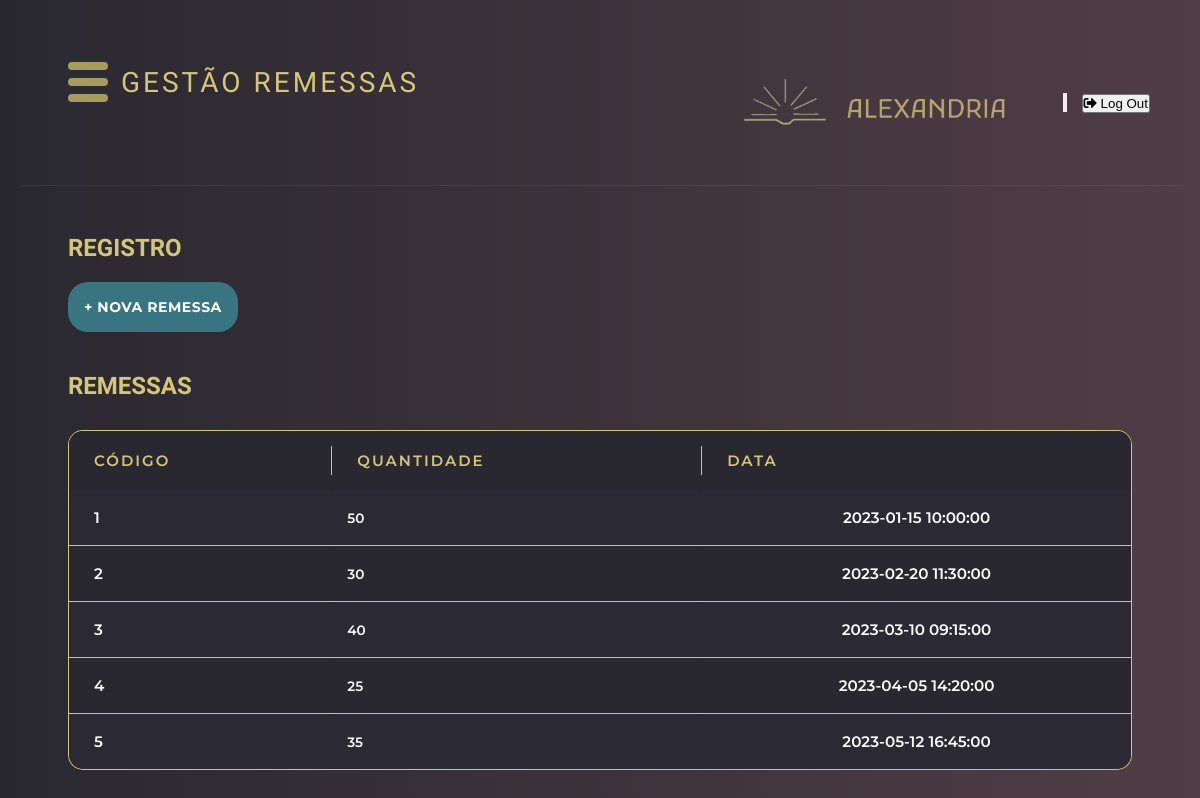
Page /template/gestao/remessa-gestao.php on the committed database.
### tables this page shows
CREATE TABLE REMESSA (
 pk_rem INT PRIMARY KEY auto_increment, 
 rem_data TIMESTAMP DEFAULT CURRENT_TIMESTAMP,
 rem_qtd INT not null,
 fk_forn INT not null,
 fk_liv INT not null,
 fk_user INT not null,
 FOREIGN KEY(fk_forn) references FORNECEDOR(pk_forn) on delete restrict on update cascade,
 FOREIGN KEY(fk_liv) references LIVRO(pk_liv) on delete restrict on update cascade,
 FOREIGN KEY(fk_user) references USUARIO(pk_user) on delete restrict on update cascade
);

### geral.php (called while the page is built, shortened)
<?php
function conectaBd() {
    $conexao = conectarBanco();
    return $conexao;
}
function listar($tabela) {
    $conexao = conectaBd();
    $stmt = $conexao->prepare("SELECT * FROM $tabela");
    $stmt->execute();
    $variavel = $stmt->fetchAll();
    return $variavel;
}
?>

### template/gestao/remessa-gestao.php (the view, shortened to what this page needs)
<?php
require_once "../../geral.php";
$remessas = listar('remessa');
include '../header.php';
?>
<main class="main-content">
    <div class="titulo">
        <h2>REGISTRO</h2>
    </div>
    <div class="top-section">
        <div class="actions-section">
            <a href="remessa-cadastro.php" class="action-btn">
                <span class="plus-icon">+ NOVA REMESSA</span>
            </a>
        </div>
    </div>
    <div class = "titulo">
        <h2>Remessas</h2>
    </div>
    <div class='titleliv'>
        <div class="tabela">
            <div class="tisch">
                <table>
                    <tr>
                        <th>Código</th>
                        <th>Quantidade</th>
                        <th>Data</th>
                    </tr>
                    <?php foreach ($remessas as $remessa): ?>
                        <tr>
                            <td><?= htmlspecialchars($remessa['pk_rem']) ?></td>
                            <td><?= htmlspecialchars($remessa["rem_qtd"]) ?></td>
                            <td><?= htmlspecialchars($remessa["rem_data"]) ?></td>
                        </tr>
                    <?php endforeach; ?>
                </table>
            </div>
        </div>
    </div>
</main>
</body>
</html>

### static/css/header.css (style rules this page uses)
:root { --cor-primaria: rgb(41, 40, 48); --cor-secundaria: rgb(81, 61, 70); --cor-titulo-1: #FFEE87CC; --cor-titulo-2: #C4E9EC99; --cor-titulo-2-contraste: #23767E; --cor-titulo-2-contraste-60: #23767E99; --cor-texto: #FFF; }
* { margin: 0; padding: 0; box-sizing: border-box; }
body { background: linear-gradient(to right, var(--cor-primaria), var(--cor-secundaria)); min-height: 100vh; font-family: 'Montserrat', sans-serif; color: var(--cor-titulo-1); overflow-x: hidden; }
h1, h2, h3 { font-family: 'Krona One', 'sans-serif'; }

### static/css/geral.css (style rules this page uses)
:root { --cor-primaria: rgb(41, 40, 48); --cor-secundaria: rgb(81, 61, 70); --cor-titulo-1: #FFEE87CC; --cor-titulo-2: #C4E9EC99; --cor-titulo-2-contraste: #23767E; --cor-titulo-2-contraste-60: #23767E99; --cor-titulo-2-contraste-40: #23767e6b; --cor-texto: #FFF; }
* { margin: 0; padding: 0; box-sizing: border-box; text-decoration: none; }
.main-content { padding: 3rem; }
.top-section { margin-top:20px; display: flex; justify-content: space-between; align-items: flex-start; margin-bottom: 40px; }
.actions-section { display: flex; flex-direction: column; gap: 12px; }
.action-btn { background: #397481; border: none; color: white; padding: 1rem; border-radius: 20px; cursor: pointer; font: 400 0.9rem 'Montserrat', 'sans-serif'; display: flex; align-items: center; gap: 8px; width: fit-content; text-transform: uppercase; letter-spacing: 0.5px; transition: all 0.2s ease; }
.plus-icon { font-size: 14px; font-weight: bold; }
.titleliv { margin: 30px 0; }
.tabela { background: var(--cor-primaria); border-radius: 15px; overflow-y: hidden; border: 1px solid var(--cor-titulo-1); }
table { width: 100%; border-collapse: collapse; font-family: 'Montserrat', sans-serif; }
th { position:sticky; background: var(--cor-primaria); color: var(--cor-titulo-1); padding: 20px 25px; text-align: left; font-weight: 600; text-transform: uppercase; letter-spacing: 2px; font-size: 15px; position: relative; }
th:not(:last-child)::after { content: ''; position: absolute; right: 0; top: 25%; height: 50%; width: 1px; background: var(--cor-titulo-1); }
td { padding: 18px 25px; border-bottom: 1px solid var(--cor-titulo-1); font-size: 0.95rem; color:white; vertical-align: middle; transition: all 0.3s ease; }
tr:last-child td { border-bottom: none; }
td:first-child { font-weight: 600; color: white; }
td:nth-child(2) { font-family: 'Montserrat', sans-serif; font-weight: 600; border-radius: 6px; font-size: 0.85rem; color: white; padding: 12px 15px; }
td:nth-child(3) { text-transform: capitalize; font-weight: 600; }
td:last-child { text-align: center; }
tbody tr:nth-child(even) { background-color: rgba(102, 126, 234, 0.02); }
h1, h2 { font-weight: 700; color: var(--cor-titulo-1); text-transform: uppercase; font-family: 'Krona One', 'sans-serif'; }

### static/css/dashboard.css (style rules this page uses)
:root { --cor-primaria: rgb(41, 40, 48); --cor-secundaria: rgb(81, 61, 70); --cor-titulo-1: #FFEE87CC; --cor-titulo-2: #C4E9EC99; --cor-titulo-2-contraste: #23767E; --cor-titulo-2-contraste-60: #23767E99; --cor-texto: #FFF; }
* { margin: 0; padding: 0; box-sizing: border-box; }
body { font-family: 'Segoe UI', Tahoma, Geneva, Verdana, sans-serif; background: linear-gradient(to right, rgb(41, 40, 48), rgb(81, 61, 70)); min-height: 100vh; padding: 20px; }

### rows in the picture
remessa: pk_rem "1", rem_qtd "50", rem_data "2023-01-15 10:00:00"
remessa: pk_rem "2", rem_qtd "30", rem_data "2023-02-20 11:30:00"
remessa: pk_rem "3", rem_qtd "40", rem_data "2023-03-10 09:15:00"
remessa: pk_rem "4", rem_qtd "25", rem_data "2023-04-05 14:20:00"
remessa: pk_rem "5", rem_qtd "35", rem_data "2023-05-12 16:45:00"

### other values in the picture
$tituloH1 "GESTÃO REMESSAS"
